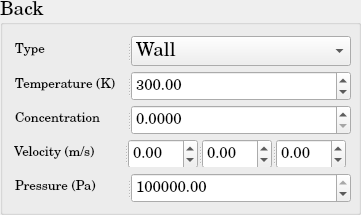
          <widget class="QGroupBox" name="DM_BoundaryCondition_Back">
           <property name="minimumSize">
            <size>
             <width>361</width>
             <height>215</height>
            </size>
           </property>
           <property name="maximumSize">
            <size>
             <width>361</width>
             <height>215</height>
            </size>
           </property>
           <property name="font">
            <font>
             <family>Century Schoolbook L</family>
             <pointsize>14</pointsize>
             <weight>50</weight>
             <bold>false</bold>
            </font>
           </property>
           <property name="title">
            <string>Back</string>
           </property>
           <layout class="QGridLayout" name="gridLayout_35">
            <item row="0" column="0">
             <widget class="QSplitter" name="splitter_96">
              <property name="minimumSize">
               <size>
                <width>338</width>
                <height>30</height>
               </size>
              </property>
              <property name="maximumSize">
               <size>
                <width>334</width>
                <height>30</height>
               </size>
              </property>
              <property name="orientation">
               <enum>Qt::Horizontal</enum>
              </property>
              <widget class="QLabel" name="DM_Type_Back_BC">
               <property name="minimumSize">
                <size>
                 <width>110</width>
                 <height>30</height>
                </size>
               </property>
               <property name="maximumSize">
                <size>
                 <width>110</width>
                 <height>30</height>
                </size>
               </property>
               <property name="text">
                <string>&lt;html&gt;&lt;head/&gt;&lt;body&gt;&lt;p&gt;&lt;span style=&quot; font-size:10pt;&quot;&gt;Type&lt;/span&gt;&lt;/p&gt;&lt;/body&gt;&lt;/html&gt;</string>
               </property>
              </widget>
              <widget class="QComboBox" name="DM_Type_Back_BC_ComboBox">
               <property name="minimumSize">
                <size>
                 <width>220</width>
                 <height>30</height>
                </size>
               </property>
               <property name="maximumSize">
                <size>
                 <width>220</width>
                 <height>30</height>
                </size>
               </property>
               <item>
                <property name="text">
                 <string>Wall</string>
                </property>
               </item>
               <item>
                <property name="text">
                 <string>Inlet</string>
                </property>
               </item>
               <item>
                <property name="text">
                 <string>Outlet</string>
                </property>
               </item>
               <item>
                <property name="text">
                 <string>Neumann</string>
                </property>
               </item>
               <item>
                <property name="text">
                 <string>Dirichlet</string>
                </property>
               </item>
              </widget>
             </widget>
            </item>
            <item row="1" column="0">
             <widget class="QSplitter" name="splitter_97">
              <property name="minimumSize">
               <size>
                <width>338</width>
                <height>30</height>
               </size>
              </property>
              <property name="maximumSize">
               <size>
                <width>334</width>
                <height>30</height>
               </size>
              </property>
              <property name="orientation">
               <enum>Qt::Horizontal</enum>
              </property>
              <widget class="QLabel" name="DM_Temperature_Back_BC">
               <property name="minimumSize">
                <size>
                 <width>110</width>
                 <height>30</height>
                </size>
               </property>
               <property name="maximumSize">
                <size>
                 <width>110</width>
                 <height>30</height>
                </size>
               </property>
               <property name="text">
                <string>&lt;html&gt;&lt;head/&gt;&lt;body&gt;&lt;p&gt;&lt;span style=&quot; font-size:10pt;&quot;&gt;Temperature (K)&lt;/span&gt;&lt;/p&gt;&lt;/body&gt;&lt;/html&gt;</string>
               </property>
              </widget>
              <widget class="QDoubleSpinBox" name="DM_Temperature_Back_BC_doubleSpinBox">
               <property name="minimumSize">
                <size>
                 <width>220</width>
                 <height>30</height>
                </size>
               </property>
               <property name="maximumSize">
                <size>
                 <width>220</width>
                 <height>30</height>
                </size>
               </property>
               <property name="font">
                <font>
                 <pointsize>11</pointsize>
                </font>
               </property>
               <property name="maximum">
                <double>1000000000.000000000000000</double>
               </property>
               <property name="value">
                <double>300.000000000000000</double>
               </property>
              </widget>
             </widget>
            </item>
            <item row="2" column="0">
             <widget class="QSplitter" name="splitter_106">
              <property name="minimumSize">
               <size>
                <width>338</width>
                <height>30</height>
               </size>
              </property>
              <property name="maximumSize">
               <size>
                <width>334</width>
                <height>30</height>
               </size>
              </property>
              <property name="orientation">
               <enum>Qt::Horizontal</enum>
              </property>
              <widget class="QLabel" name="DM_Concentration_Back_BC">
               <property name="minimumSize">
                <size>
                 <width>110</width>
                 <height>30</height>
                </size>
               </property>
               <property name="maximumSize">
                <size>
                 <width>110</width>
                 <height>30</height>
                </size>
               </property>
               <property name="text">
                <string>&lt;html&gt;&lt;head/&gt;&lt;body&gt;&lt;p&gt;&lt;span style=&quot; font-size:10pt;&quot;&gt;Concentration&lt;/span&gt;&lt;/p&gt;&lt;/body&gt;&lt;/html&gt;</string>
               </property>
              </widget>
              <widget class="QDoubleSpinBox" name="DM_Concentration_Back_BC_doubleSpinBox">
               <property name="minimumSize">
                <size>
                 <width>220</width>
                 <height>30</height>
                </size>
               </property>
               <property name="maximumSize">
                <size>
                 <width>220</width>
                 <height>30</height>
                </size>
               </property>
               <property name="font">
                <font>
                 <pointsize>11</pointsize>
                </font>
               </property>
               <property name="decimals">
                <number>4</number>
               </property>
               <property name="maximum">
                <double>1.000000000000000</double>
               </property>
               <property name="singleStep">
                <double>0.010000000000000</double>
               </property>
               <property name="value">
                <double>0.000000000000000</double>
               </property>
              </widget>
             </widget>
            </item>
            <item row="3" column="0">
             <widget class="QSplitter" name="splitter_98">
              <property name="orientation">
               <enum>Qt::Horizontal</enum>
              </property>
              <widget class="QLabel" name="DM_Velocity_Back_BC">
               <property name="minimumSize">
                <size>
                 <width>110</width>
                 <height>30</height>
                </size>
               </property>
               <property name="maximumSize">
                <size>
                 <width>110</width>
                 <height>30</height>
                </size>
               </property>
               <property name="text">
                <string>&lt;html&gt;&lt;head/&gt;&lt;body&gt;&lt;p&gt;&lt;span style=&quot; font-size:10pt;&quot;&gt;Velocity (m/s)&lt;/span&gt;&lt;/p&gt;&lt;/body&gt;&lt;/html&gt;</string>
               </property>
              </widget>
              <widget class="QSplitter" name="splitter_99">
               <property name="minimumSize">
                <size>
                 <width>220</width>
                 <height>30</height>
                </size>
               </property>
               <property name="maximumSize">
                <size>
                 <width>218</width>
                 <height>30</height>
                </size>
               </property>
               <property name="orientation">
                <enum>Qt::Horizontal</enum>
               </property>
               <widget class="QDoubleSpinBox" name="DM_Velocity_1d_Back_BC_doubleSpinBox">
                <property name="minimumSize">
                 <size>
                  <width>68</width>
                  <height>30</height>
                 </size>
                </property>
                <property name="maximumSize">
                 <size>
                  <width>70</width>
                  <height>30</height>
                 </size>
                </property>
                <property name="font">
                 <font>
                  <pointsize>11</pointsize>
                 </font>
                </property>
                <property name="minimum">
                 <double>-1000000000.000000000000000</double>
                </property>
                <property name="maximum">
                 <double>1000000000.000000000000000</double>
                </property>
               </widget>
               <widget class="QDoubleSpinBox" name="DM_Velocity_2d_Back_BC_doubleSpinBox">
                <property name="minimumSize">
                 <size>
                  <width>68</width>
                  <height>30</height>
                 </size>
                </property>
                <property name="maximumSize">
                 <size>
                  <width>70</width>
                  <height>30</height>
                 </size>
                </property>
                <property name="font">
                 <font>
                  <pointsize>11</pointsize>
                 </font>
                </property>
                <property name="minimum">
                 <double>-1000000000.000000000000000</double>
                </property>
                <property name="maximum">
                 <double>1000000000.000000000000000</double>
                </property>
               </widget>
               <widget class="QDoubleSpinBox" name="DM_Velocity_3d_Back_BC_doubleSpinBox">
                <property name="minimumSize">
                 <size>
                  <width>68</width>
                  <height>30</height>
                 </size>
                </property>
                <property name="maximumSize">
                 <size>
                  <width>70</width>
                  <height>30</height>
                 </size>
                </property>
                <property name="font">
                 <font>
                  <pointsize>11</pointsize>
                 </font>
                </property>
                <property name="minimum">
                 <double>-1000000000.000000000000000</double>
                </property>
                <property name="maximum">
                 <double>1000000000.000000000000000</double>
                </property>
               </widget>
              </widget>
             </widget>
            </item>
            <item row="4" column="0">
             <widget class="QSplitter" name="splitter_100">
              <property name="minimumSize">
               <size>
                <width>338</width>
                <height>30</height>
               </size>
              </property>
              <property name="maximumSize">
               <size>
                <width>334</width>
                <height>30</height>
               </size>
              </property>
              <property name="orientation">
               <enum>Qt::Horizontal</enum>
              </property>
              <widget class="QLabel" name="DM_Pressure_Back_BC">
               <property name="minimumSize">
                <size>
                 <width>110</width>
                 <height>30</height>
                </size>
               </property>
               <property name="maximumSize">
                <size>
                 <width>110</width>
                 <height>30</height>
                </size>
               </property>
               <property name="text">
                <string>&lt;html&gt;&lt;head/&gt;&lt;body&gt;&lt;p&gt;&lt;span style=&quot; font-size:10pt;&quot;&gt;Pressure (Pa)&lt;/span&gt;&lt;/p&gt;&lt;/body&gt;&lt;/html&gt;</string>
               </property>
              </widget>
              <widget class="QDoubleSpinBox" name="DM_Pressure_Back_BC_doubleSpinBox">
               <property name="minimumSize">
                <size>
                 <width>220</width>
                 <height>30</height>
                </size>
               </property>
               <property name="maximumSize">
                <size>
                 <width>220</width>
                 <height>30</height>
                </size>
               </property>
               <property name="font">
                <font>
                 <pointsize>11</pointsize>
                </font>
               </property>
               <property name="maximum">
                <double>1000000000.000000000000000</double>
               </property>
               <property name="value">
                <double>100000.000000000000000</double>
               </property>
              </widget>
             </widget>
            </item>
           </layout>
          </widget>
